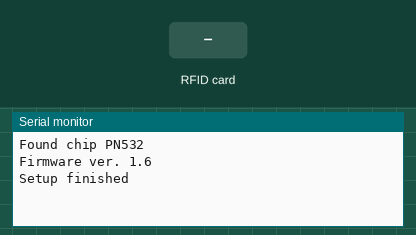
Recording of a sketch running on a simulated Arduino Uno, built with avr-gcc and run on an emulated ATmega328P. Parts: the last lines printed to the serial monitor. The inputs (shaded band) are chosen by the test bench.

Above: at 1.2 s.
1.3 s: RFID card A6 1C 2E 03 held to the reader
At 1.6 s:
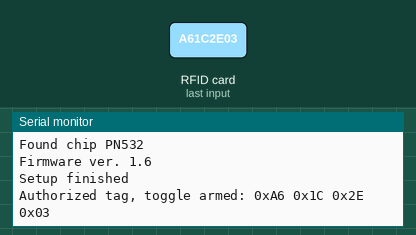
2.8 s: RFID card 3B 4E F1 C5 held to the reader
At 3.8 s:
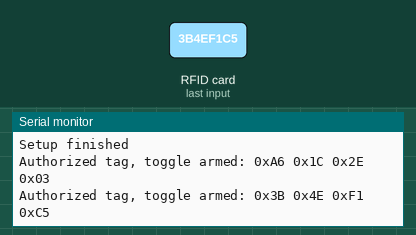
4.3 s: RFID card 5E 7A 19 C4 held to the reader
At 5.2 s:
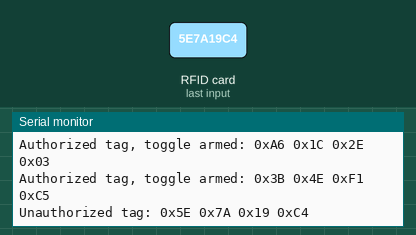

The sketch:

nfc-reader.ino
```cpp
#include <Wire.h>
#include <PN532_I2C.h>
#include <PN532.h>

#define UUID_LENGTH 4
#define TAG_DETECT_TIMEOUT 500

unsigned long lastTagDetect = 0;

PN532_I2C pn532_i2c(Wire);
PN532 nfc(pn532_i2c);

#define KEY_COUNT 2
byte validKeys[KEY_COUNT][UUID_LENGTH] = {
	{ 0xA6, 0x1C, 0x2E, 0x03 }, // blue peter
	{ 0x3B, 0x4E, 0xF1, 0xC5 } // white card
};

void setup()
{
	Serial.begin(115200);
	nfc.begin();

	uint32_t versiondata = nfc.getFirmwareVersion();
	if (!versiondata) {
		Serial.print("Didn't find PN53x board");
		while (1); // halt
	}
	// Got ok data, print it out!
	Serial.print("Found chip PN5"); Serial.println((versiondata>>24) & 0xFF, HEX);
	Serial.print("Firmware ver. "); Serial.print((versiondata>>16) & 0xFF, DEC);
	Serial.print('.'); Serial.println((versiondata>>8) & 0xFF, DEC);

	// configure board to read RFID tags
	nfc.SAMConfig();

	Serial.println("Setup finished");
}

void loop()
{
	byte uid[] = { 0, 0, 0, 0, 0, 0, 0 };  // Buffer to store the returned UID
	byte uidLength;                        // Length of the UID (4 or 7 bytes depending on ISO14443A card type)

	// Blocks for a couple of seconds
	byte success = nfc.readPassiveTargetID(PN532_MIFARE_ISO14443A, uid, &uidLength);

	if (success) {
		unsigned long now = millis();
		if ((now - lastTagDetect) > TAG_DETECT_TIMEOUT) {
			if (isAuthorized(uid, uidLength)) {
				Serial.print("Authorized tag, toggle armed: ");
			} else {
				Serial.print("Unauthorized tag: ");
			}
			nfc.PrintHex(uid, uidLength);
		}
		lastTagDetect = now;
	}
}

bool isAuthorized(byte *uid, int uidLength) {
	bool isAuthorized = false;
	if (uidLength == 4) {
	    for (int keyNum=0; keyNum<KEY_COUNT; keyNum++) {
    		bool keyValid = true;
    		for (int byteNum=0; byteNum<UUID_LENGTH; byteNum++) {
    			if (uid[byteNum] != validKeys[keyNum][byteNum]) {
    				keyValid = false;
    			}
    		}
    		if (keyValid) isAuthorized = true;
    	}
	}
	return isAuthorized;
}
```

Measured:
- after the input at 1.3 s, the serial monitor: prints a new line at once (image 1)
- after the input at 2.8 s, the serial monitor: prints a new line at once (image 2)
- after the input at 4.3 s, the serial monitor: prints a new line at once (image 3)
